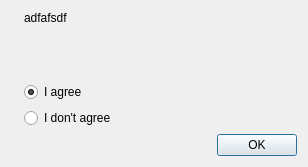
<?xml version="1.0" encoding="UTF-8"?>
<ui version="4.0">
 <class>Dialog</class>
 <widget class="QDialog" name="Dialog">
  <property name="geometry">
   <rect>
    <x>0</x>
    <y>0</y>
    <width>308</width>
    <height>167</height>
   </rect>
  </property>
  <property name="windowTitle">
   <string>Dialog</string>
  </property>
  <layout class="QHBoxLayout" name="horizontalLayout">
   <item>
    <widget class="QLabel" name="label_2">
     <property name="text">
      <string/>
     </property>
     <property name="pixmap">
      <pixmap>icons/exclamation.png</pixmap>
     </property>
     <property name="alignment">
      <set>Qt::AlignLeading|Qt::AlignLeft|Qt::AlignTop</set>
     </property>
     <property name="margin">
      <number>9</number>
     </property>
    </widget>
   </item>
   <item>
    <layout class="QVBoxLayout" name="verticalLayout_2">
     <item>
      <widget class="QLabel" name="label">
       <property name="sizePolicy">
        <sizepolicy hsizetype="Expanding" vsizetype="Preferred">
         <horstretch>0</horstretch>
         <verstretch>0</verstretch>
        </sizepolicy>
       </property>
       <property name="text">
        <string>adfafsdf</string>
       </property>
       <property name="alignment">
        <set>Qt::AlignLeading|Qt::AlignLeft|Qt::AlignTop</set>
       </property>
      </widget>
     </item>
     <item>
      <widget class="QRadioButton" name="radioButton">
       <property name="text">
        <string>I agree</string>
       </property>
       <property name="checked">
        <bool>true</bool>
       </property>
       <attribute name="buttonGroup">
        <string>buttonGroup</string>
       </attribute>
      </widget>
     </item>
     <item>
      <widget class="QRadioButton" name="radioButton_2">
       <property name="text">
        <string>I don't agree</string>
       </property>
       <attribute name="buttonGroup">
        <string>buttonGroup</string>
       </attribute>
      </widget>
     </item>
     <item>
      <widget class="QDialogButtonBox" name="buttonBox">
       <property name="orientation">
        <enum>Qt::Horizontal</enum>
       </property>
       <property name="standardButtons">
        <set>QDialogButtonBox::Ok</set>
       </property>
      </widget>
     </item>
    </layout>
   </item>
  </layout>
 </widget>
 <resources/>
 <connections>
  <connection>
   <sender>buttonBox</sender>
   <signal>accepted()</signal>
   <receiver>Dialog</receiver>
   <slot>accept()</slot>
   <hints>
    <hint type="sourcelabel">
     <x>248</x>
     <y>254</y>
    </hint>
    <hint type="destinationlabel">
     <x>157</x>
     <y>274</y>
    </hint>
   </hints>
  </connection>
  <connection>
   <sender>buttonBox</sender>
   <signal>rejected()</signal>
   <receiver>Dialog</receiver>
   <slot>reject()</slot>
   <hints>
    <hint type="sourcelabel">
     <x>316</x>
     <y>260</y>
    </hint>
    <hint type="destinationlabel">
     <x>286</x>
     <y>274</y>
    </hint>
   </hints>
  </connection>
 </connections>
 <buttongroups>
  <buttongroup name="buttonGroup"/>
 </buttongroups>
</ui>
